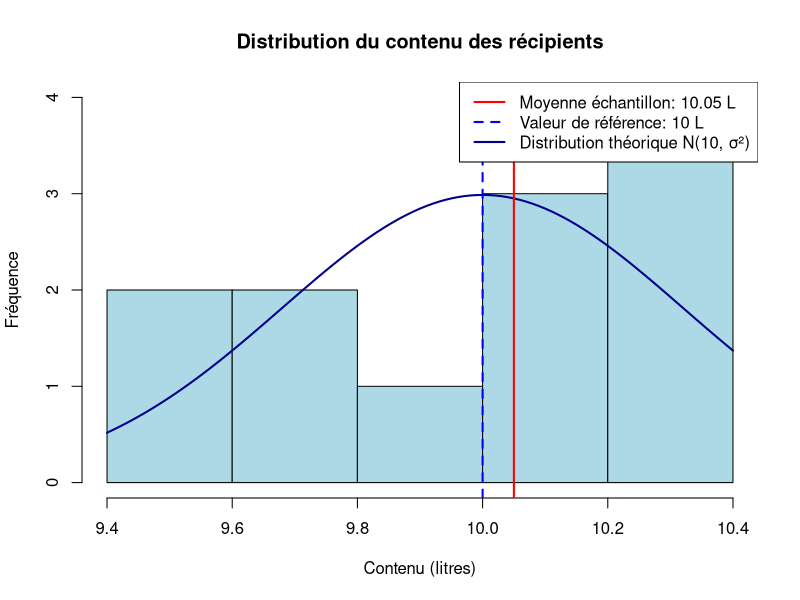

Write R code to recreate this figure.
# Données des contenus en litres
contenus <- c(10.1, 9.8, 10.2, 10.3, 10.4, 9.8, 9.9, 10.4, 10.2, 9.5, 10.4, 9.6)

# Paramètres
n <- length(contenus)         # Taille de l'échantillon
mu0 <- 10                     # Valeur de référence à tester
alpha <- 0.05                 # Niveau de signification

# Statistiques descriptives
moyenne <- mean(contenus)
ecart_type <- sd(contenus)
erreur_standard <- ecart_type / sqrt(n)

# Affichage des statistiques descriptives
cat("Analyse du contenu des récipients en plastique\n")
cat("--------------------------------------------\n")
cat(sprintf("Nombre d'échantillons: %d\n", n))
cat(sprintf("Contenu moyen: %.4f litres\n", moyenne))
cat(sprintf("Écart-type échantillon: %.4f litres\n", ecart_type))

# Nombre de classes pour l'histogramme (adapté pour petit échantillon)
k <- ceiling(sqrt(n))  # Formule classique: racine carrée de n

# Création des classes pour l'histogramme et calcul des fréquences observées
hist_obj <- hist(contenus, plot = FALSE, breaks = k)
observed_counts <- hist_obj$counts
breaks <- hist_obj$breaks
mids <- hist_obj$mids

# Calcul des fréquences théoriques selon N(10, σ²)
expected_probs <- diff(pnorm(breaks, mean = mu0, sd = ecart_type))
expected_counts <- expected_probs * n

# Test du chi-deux
chi_stat <- sum((observed_counts - expected_counts)^2 / expected_counts)
df <- length(observed_counts) - 1  # Degrés de liberté
p_value_chi <- pchisq(chi_stat, df = df, lower.tail = FALSE)

# Valeur critique pour le chi-deux
chi_critique <- qchisq(1 - alpha, df = df)

# Affichage des résultats du test chi-deux
cat("\nTest d'hypothèse (chi-deux)\n")
cat(sprintf("H0: La distribution suit une loi N(%.1f, σ²)\n", mu0))
cat(sprintf("H1: La distribution ne suit pas une loi N(%.1f, σ²)\n", mu0))
cat(sprintf("Statistique chi-deux calculée: %.4f\n", chi_stat))
cat(sprintf("Valeur critique (α = %.2f, dl = %d): %.4f\n", alpha, df, chi_critique))
cat(sprintf("p-value: %.4f\n", p_value_chi))

# Conclusion du test chi-deux
cat("\nConclusion:\n")
if (chi_stat > chi_critique) {
  cat(sprintf("Comme χ² = %.4f > %.4f et p-value = %.4f < %.2f, nous rejetons H0.\n",
              chi_stat, chi_critique, p_value_chi, alpha))

  if (moyenne > mu0) {
    cat("De plus, la moyenne échantillon (%.4f) est supérieure à 10.\n", moyenne)
    cat("On peut affirmer, avec un faible risque de se tromper, que le contenu moyen est strictement supérieur à 10 litres.\n")
  } else {
    cat("Cependant, la moyenne échantillon (%.4f) n'est pas supérieure à 10.\n", moyenne)
    cat("On ne peut pas conclure que le contenu moyen est strictement supérieur à 10 litres.\n")
  }
} else {
  cat(sprintf("Comme χ² = %.4f < %.4f et p-value = %.4f > %.2f, nous ne pouvons pas rejeter H0.\n",
              chi_stat, chi_critique, p_value_chi, alpha))
  cat("On ne peut pas affirmer, avec un faible risque de se tromper, que le contenu moyen est strictement supérieur à 10 litres.\n")
}

# Représentation graphique
hist(contenus,
     breaks = breaks,
     col = "lightblue",
     main = "Distribution du contenu des récipients",
     xlab = "Contenu (litres)",
     ylab = "Fréquence",
     freq = TRUE)

# Tracer la distribution théorique
curve(dnorm(x, mean = mu0, sd = ecart_type) * n * (breaks[2] - breaks[1]),
      col = "darkblue",
      lwd = 2,
      add = TRUE)

# Ajout de lignes verticales pour la moyenne échantillon et la valeur de référence
abline(v = moyenne, col = "red", lwd = 2)
abline(v = mu0, col = "blue", lwd = 2, lty = 2)

# Légende
legend("topright",
       legend = c(paste("Moyenne échantillon:", round(moyenne, 4), "L"),
                  paste("Valeur de référence:", mu0, "L"),
                  "Distribution théorique N(10, σ²)"),
       col = c("red", "blue", "darkblue"),
       lwd = c(2, 2, 2),
       lty = c(1, 2, 1))

# Alternative avec la fonction intégrée
cat("\nRésultat avec la fonction intégrée chisq.test():\n")
chitest <- chisq.test(observed_counts, p = expected_probs, rescale.p = TRUE)
print(chitest)

# Note sur la fiabilité du test avec petit échantillon
cat("\nNote sur la fiabilité: Avec seulement 12 observations, le test du chi-deux\n")
cat("peut manquer de puissance. Vérifiez que chaque classe contient au moins\n")
cat("5 observations attendues pour une meilleure fiabilité.\n")

# Afficher les effectifs par classe
cat("\nEffectifs par classe:\n")
for(i in 1:length(observed_counts)) {
  cat(sprintf("Classe %d [%.2f-%.2f]: Observés = %.0f, Attendus = %.2f\n",
              i, breaks[i], breaks[i+1], observed_counts[i], expected_counts[i]))
}
